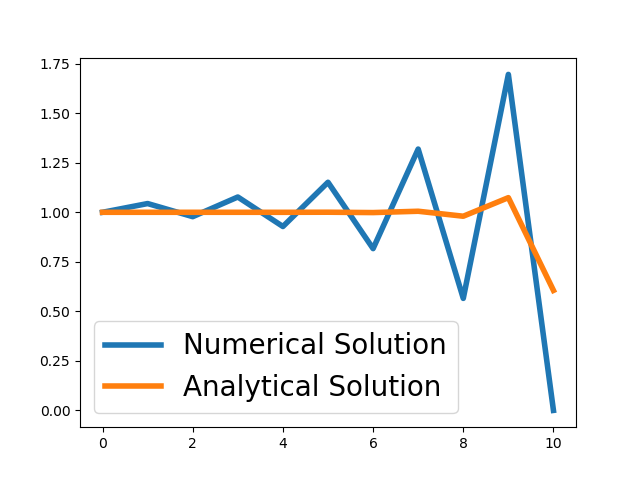

Recreate this plot in Python.

from dolfin import *

for N in [10, 100]:

  mesh = UnitIntervalMesh(N)
  V = FunctionSpace(mesh, "CG", 1)

  u = TrialFunction(V)
  v = TestFunction(V)

  alpha_value = 1.0e-2 
  alpha = Constant(alpha_value)
  f = Constant(0)
  h = mesh.hmin()

  a = (-u.dx(0)*v + alpha*u.dx(0)*v.dx(0))*dx  
  L = f*v*dx  

  u_analytical = Expression("(exp(-x[0]/%e) - 1)/ (exp(-1/%e) - 1)" % (alpha_value, alpha_value), degree=3)  
  def boundary(x):
      return x[0] < DOLFIN_EPS or x[0] > 1.0 - DOLFIN_EPS

  bc = DirichletBC(V, u_analytical, boundary) 

  U = Function(V)
  solve(a == L, U, bc) 

  U_analytical = project(u_analytical, V)

  import pylab 
  pylab.plot(U.vector().array(), linewidth=4)
  pylab.plot(U_analytical.vector().array(), linewidth=4)
  pylab.legend(["Numerical Solution", "Analytical Solution"], fontsize=20)
  pylab.show()
